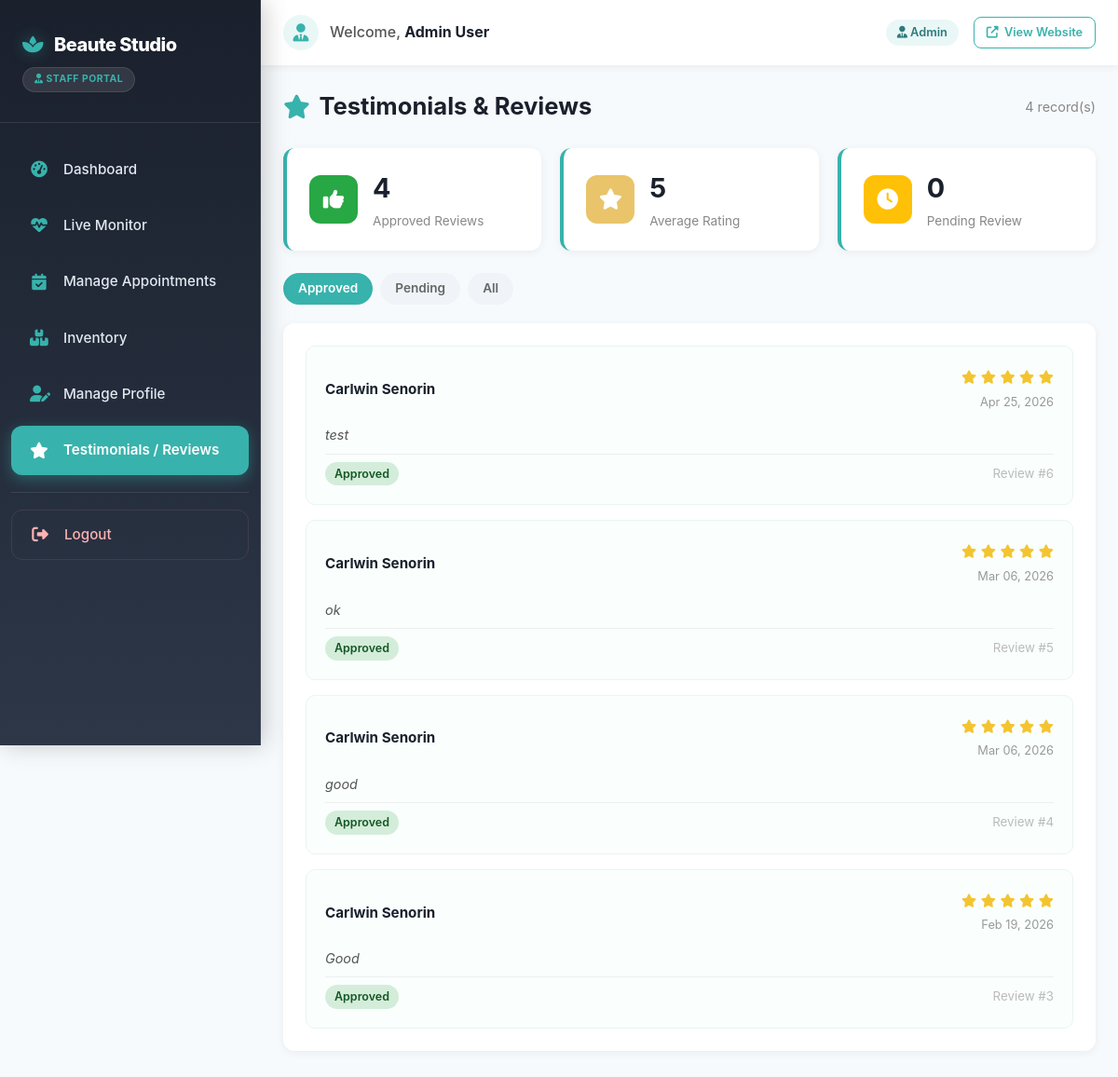
Page /staff/testimonials.php (signed in) on the committed database.
### tables this page shows
CREATE TABLE `testimonials` (
  `id` int(11) NOT NULL,
  `user_id` int(11) NOT NULL,
  `appointment_id` int(11) DEFAULT NULL,
  `rating` int(11) NOT NULL CHECK (`rating` >= 1 and `rating` <= 5),
  `review_text` text DEFAULT NULL,
  `status` enum('pending','approved','rejected') DEFAULT 'pending',
  `created_at` timestamp NOT NULL DEFAULT current_timestamp(),
  `staff_id` int(11) DEFAULT NULL
);

CREATE TABLE `users` (
  `id` int(11) NOT NULL,
  `first_name` varchar(100) NOT NULL,
  `last_name` varchar(100) NOT NULL,
  `email` varchar(255) NOT NULL,
  `phone` varchar(20) NOT NULL,
  `password` varchar(255) NOT NULL,
  `role` enum('client','admin','staff') DEFAULT 'client',
  `status` enum('active','inactive') DEFAULT 'active',
  `reset_token` varchar(255) DEFAULT NULL,
  `reset_expires` datetime DEFAULT NULL,
  `created_at` timestamp NOT NULL DEFAULT current_timestamp(),
  `updated_at` timestamp NOT NULL DEFAULT current_timestamp() ON UPDATE current_timestamp(),
  `last_login` timestamp NULL DEFAULT NULL,
  `last_ip` varchar(45) DEFAULT NULL,
  `profile_picture` varchar(500) DEFAULT NULL,
  `tier` enum('standard','premium','vip') DEFAULT 'standard'
);

### config/functions.php (called while the page is built, shortened)
<?php
function formatDate($date) {
    return date('M d, Y', strtotime($date));
}

### staff/testimonials.php (the view, shortened to what this page needs)
<?php
require_once '../config/functions.php';
$conn = getDBConnection();
$filter = $_GET['filter'] ?? 'approved';
$sql = "
    SELECT t.*, u.first_name, u.last_name, a.services as appointment_services
    FROM testimonials t
    JOIN users u ON t.user_id = u.id
    LEFT JOIN appointments a ON t.appointment_id = a.id
    WHERE 1=1
";
$params = [];
if ($filter !== 'all') {
    $sql .= " AND t.status = ?";
    $params[] = $filter;
}
$sql .= " ORDER BY t.created_at DESC";
$stmt = $conn->prepare($sql);
$stmt->execute($params);
$testimonials = $stmt->fetchAll();
$statsJoin = "";
$statsWhere = " WHERE status = ?";
$statsParams = ['approved'];
$stmt = $conn->prepare("SELECT COUNT(*) FROM testimonials t $statsJoin $statsWhere");
$stmt->execute($statsParams);
$approvedCount = $stmt->fetchColumn();
$stmt = $conn->prepare("SELECT AVG(rating) FROM testimonials t $statsJoin $statsWhere");
$stmt->execute($statsParams);
$avgRating = round($stmt->fetchColumn(), 1);
$pendingParams = ['pending'];
$stmt = $conn->prepare("SELECT COUNT(*) FROM testimonials t $statsJoin " . str_replace('status = ?', 'status = ?', $statsWhere));
$stmt->execute($pendingParams);
$pendingCount = $stmt->fetchColumn();
?>
<?php include '../includes/staff-header.php'; ?>
<div class="staff-page-header">
    <h1><i class="fas fa-star"></i> Testimonials &amp; Reviews</h1>
    <span style="color:#888; font-size:0.9rem;"><?php echo count($testimonials); ?> record(s)</span>
</div>
<div class="staff-stats-grid" style="grid-template-columns:repeat(3,1fr); margin-bottom:1.5rem;">
    <div class="staff-stat-card">
        <div class="staff-stat-icon" style="background:#28a745;"><i class="fas fa-thumbs-up"></i></div>
        <div class="staff-stat-content">
            <h3><?php echo $approvedCount; ?></h3>
            <p>Approved Reviews</p>
        </div>
    </div>
    <div class="staff-stat-card">
        <div class="staff-stat-icon" style="background:#e9c46a;"><i class="fas fa-star"></i></div>
        <div class="staff-stat-content">
            <h3><?php echo $avgRating ?: '—'; ?></h3>
            <p>Average Rating</p>
        </div>
    </div>
    <div class="staff-stat-card">
        <div class="staff-stat-icon" style="background:#ffc107;"><i class="fas fa-clock"></i></div>
        <div class="staff-stat-content">
            <h3><?php echo $pendingCount; ?></h3>
            <p>Pending Review</p>
        </div>
    </div>
</div>
<div class="filter-tabs">
    <a href="testimonials.php?filter=approved" class="filter-tab <?php echo $filter === 'approved' ? 'active' : ''; ?>">Approved</a>
    <a href="testimonials.php?filter=pending"  class="filter-tab <?php echo $filter === 'pending'  ? 'active' : ''; ?>">Pending</a>
    <a href="testimonials.php?filter=all"      class="filter-tab <?php echo $filter === 'all'      ? 'active' : ''; ?>">All</a>
</div>
<div class="staff-card">
    <?php if (empty($testimonials)): ?>
        <div class="empty-state">
            <i class="fas fa-comment-slash"></i>
            No <?php echo $filter !== 'all' ? $filter : ''; ?> reviews found.
        </div>
    <?php else: ?>
        <div class="testimonial-list">
            <?php foreach ($testimonials as $t): ?>
                <div class="testimonial-item">
                    <div class="testimonial-item-header">
                        <div>
                            <strong><?php echo htmlspecialchars($t['first_name'] . ' ' . $t['last_name']); ?></strong>
                        </div>
                        <div style="text-align:right;">
                            <div class="star-rating">
                                <?php for ($i = 1; $i <= 5; $i++): ?>
                                    <i class="fas fa-star <?php echo $i <= $t['rating'] ? 'active' : ''; ?>"></i>
                                <?php endfor; ?>
                            </div>
                            <small style="color:#999;"><?php echo formatDate($t['created_at']); ?></small>
                        </div>
                    </div>
                    <p class="testimonial-text"><?php echo htmlspecialchars($t['review_text']); ?></p>
                    <div style="display:flex; justify-content:space-between; align-items:center; margin-top:0.5rem; padding-top:0.5rem; border-top:1px solid #eee;">
                        <span class="status-badge status-<?php echo $t['status']; ?>"><?php echo ucfirst($t['status']); ?></span>
                        <small style="color:#bbb;">Review #<?php echo $t['id']; ?></small>
                    </div>
                </div>
            <?php endforeach; ?>
        </div>
    <?php endif; ?>
</div>
<?php include '../includes/staff-footer.php'; ?>

### assets/css/style.css (style rules this page uses)
* { margin: 0; padding: 0; box-sizing: border-box; }
:root { --primary-color: #d4a574; --secondary-color: #8b6f47; --accent-color: #f5e6d3; --dark-color: #2c2c2c; --light-color: #f8f8f8; --text-color: #333; --success-color: #28a745; --danger-color: #dc3545; --warning-color: #ffc107; --info-color: #17a2b8; --white: #ffffff; --shadow: 0 2px 10px rgba(0, 0, 0, 0.1); --shadow-lg: 0 5px 20px rgba(0, 0, 0, 0.15); }
body { font-family: 'Segoe UI', Tahoma, Geneva, Verdana, sans-serif; line-height: 1.6; color: var(--text-color); background-color: var(--white); }
.testimonial-text { font-style: italic; margin-bottom: 1.5rem; color: #555; line-height: 1.8; }

### assets/css/staff.css (style rules this page uses)
:root { --staff-primary: #38b2ac; --staff-primary-dark: #2c7a7b; --staff-primary-light: rgba(56, 178, 172, 0.1); --staff-accent: #1a202c; --staff-gold: #f6ad55; --staff-sidebar-bg: linear-gradient(180deg, #1a202c 0%, #2d3748 100%); --staff-sidebar-text: #e2e8f0; --staff-sidebar-hover: rgba(255, 255, 255, 0.08); --staff-sidebar-active: #38b2ac; --staff-sidebar-width: 280px; --staff-topbar-height: 70px; --glass-bg: rgba(26, 32, 44, 0.8); --glass-border: rgba(255, 255, 255, 0.1); }
.staff-body { font-family: 'Inter', -apple-system, BlinkMacSystemFont, 'Segoe UI', Roboto, sans-serif; background: #f7fafc; margin: 0; padding: 0; }
.staff-page-header { display: flex; align-items: center; justify-content: space-between; margin-bottom: 1.5rem; flex-wrap: wrap; gap: 1rem; }
.staff-page-header h1 { margin: 0; font-size: 1.6rem; color: var(--staff-accent); display: flex; align-items: center; gap: 0.6rem; }
.staff-page-header h1 i { color: var(--staff-primary); }
.staff-stats-grid { display: grid; grid-template-columns: repeat(auto-fit, minmax(200px, 1fr)); gap: 1.25rem; margin-bottom: 1.5rem; }
.staff-stat-card { background: #fff; border-radius: 12px; padding: 1.25rem 1.5rem; display: flex; align-items: center; gap: 1rem; box-shadow: 0 2px 10px rgba(0, 0, 0, 0.06); transition: transform 0.2s, box-shadow 0.2s; border-left: 4px solid var(--staff-primary); }
.staff-stat-icon { width: 52px; height: 52px; border-radius: 12px; display: flex; align-items: center; justify-content: center; font-size: 1.4rem; color: #fff; flex-shrink: 0; }
.staff-stat-content h3 { margin: 0 0 2px 0; font-size: 1.8rem; font-weight: 700; color: var(--staff-accent); }
.staff-stat-content p { margin: 0; font-size: 0.85rem; color: #888; }
.staff-card { background: #fff; border-radius: 12px; padding: 1.5rem; box-shadow: 0 2px 10px rgba(0, 0, 0, 0.06); margin-bottom: 1.5rem; }
.status-badge { display: inline-block; padding: 3px 10px; border-radius: 20px; font-size: 0.78rem; font-weight: 600; text-transform: capitalize; }
.status-approved { background: #d4edda; color: #155724; }
.star-rating i { color: #ddd; font-size: 0.9rem; }
.star-rating i.active { color: #f4c430; }
.filter-tabs { display: flex; gap: 0.5rem; margin-bottom: 1.25rem; flex-wrap: wrap; }
.filter-tab { padding: 0.4rem 1rem; border-radius: 20px; font-size: 0.85rem; font-weight: 600; text-decoration: none; color: #666; background: #f0f4f8; transition: all 0.2s; }
.filter-tab:hover, .filter-tab.active { background: var(--staff-primary); color: #fff; }
.testimonial-list { display: flex; flex-direction: column; gap: 1rem; }
.testimonial-item { padding: 1.25rem; border: 1px solid #e8f5f3; border-radius: 10px; background: #fafffe; }
.testimonial-item-header { display: flex; justify-content: space-between; align-items: center; margin-bottom: 0.75rem; }
.testimonial-item-header strong { color: var(--staff-accent); font-size: 0.95rem; }
.testimonial-item-header small { color: #999; font-size: 0.8rem; }
.testimonial-text { color: #555; font-size: 0.9rem; line-height: 1.6; margin: 0.5rem 0; }

### rows in the picture
testimonials: user.last_name "Carlwin Senorin", rating 5 (drawn), created_at "Apr 25, 2026", review_text "test", status "Approved", id "6"
testimonials: user.last_name "Carlwin Senorin", rating 5 (drawn), created_at "Mar 06, 2026", review_text "ok", status "Approved", id "5"
testimonials: user.last_name "Carlwin Senorin", rating 5 (drawn), created_at "Mar 06, 2026", review_text "good", status "Approved", id "4"
testimonials: user.last_name "Carlwin Senorin", rating 5 (drawn), created_at "Feb 19, 2026", review_text "Good", status "Approved", id "3"

### other values in the picture
$staff_name "Admin User"
$staff_role "Admin"
count($testimonials) "4"
$approvedCount "4"
$avgRating ?: '—' "5"
$pendingCount "0"
